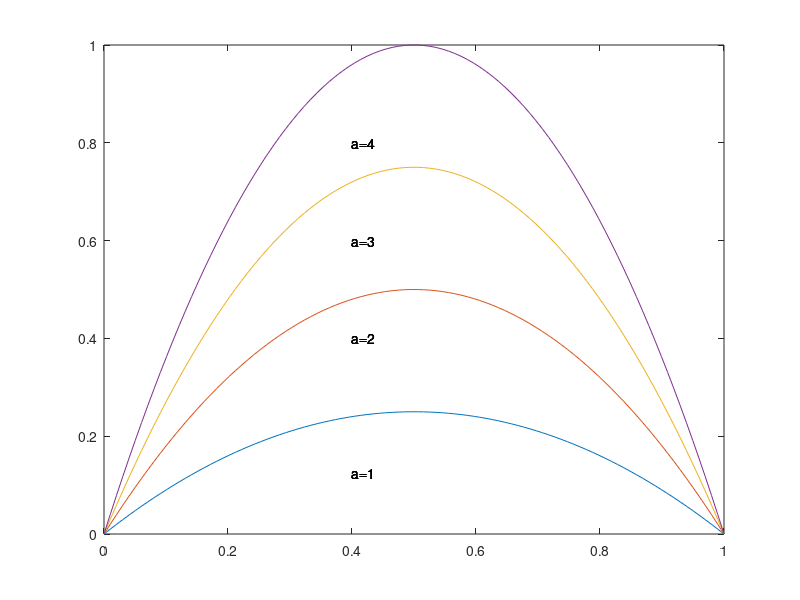

The MATLAB script that drew this image:
function [] = logisticadibujo()
	x=linspace(0,1,100);
	clf();
	for a=1:1:4
		plot(x,a*x.*(1-x))
		text(0.4 , 0.125, 'a=1');
		text(0.4 , 0.4, 'a=2');
		text(0.4 , 0.6, 'a=3');
		text(0.4 , 0.8, 'a=4');
		hold on
	end
end